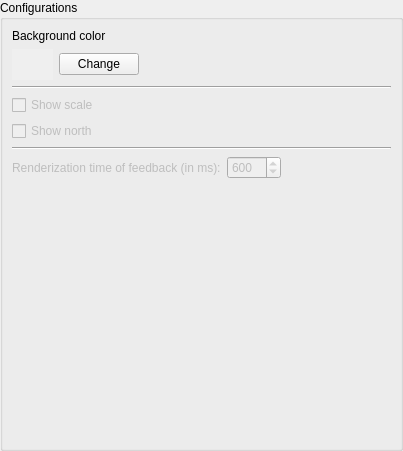
<?xml version="1.0" encoding="UTF-8"?>
<ui version="4.0">
 <class>DisplayWidgetForm</class>
 <widget class="QWidget" name="DisplayWidgetForm">
  <property name="geometry">
   <rect>
    <x>0</x>
    <y>0</y>
    <width>403</width>
    <height>451</height>
   </rect>
  </property>
  <property name="windowTitle">
   <string>Display Configuration</string>
  </property>
  <layout class="QGridLayout" name="gridLayout_2">
   <property name="margin">
    <number>0</number>
   </property>
   <item row="0" column="0">
    <widget class="QGroupBox" name="groupBox">
     <property name="title">
      <string>Configurations</string>
     </property>
     <layout class="QGridLayout" name="gridLayout">
      <item row="0" column="0">
       <layout class="QVBoxLayout" name="verticalLayout">
        <item>
         <widget class="QLabel" name="label">
          <property name="text">
           <string>Background color</string>
          </property>
         </widget>
        </item>
        <item>
         <layout class="QHBoxLayout" name="horizontalLayout">
          <item>
           <widget class="QFrame" name="m_backColor">
            <property name="minimumSize">
             <size>
              <width>41</width>
              <height>31</height>
             </size>
            </property>
            <property name="autoFillBackground">
             <bool>true</bool>
            </property>
            <property name="frameShape">
             <enum>QFrame::NoFrame</enum>
            </property>
           </widget>
          </item>
          <item>
           <widget class="QPushButton" name="m_changeBackgroundPushButton">
            <property name="text">
             <string>Change</string>
            </property>
           </widget>
          </item>
          <item>
           <spacer name="horizontalSpacer">
            <property name="orientation">
             <enum>Qt::Horizontal</enum>
            </property>
            <property name="sizeHint" stdset="0">
             <size>
              <width>40</width>
              <height>20</height>
             </size>
            </property>
           </spacer>
          </item>
         </layout>
        </item>
        <item>
         <widget class="Line" name="line">
          <property name="orientation">
           <enum>Qt::Horizontal</enum>
          </property>
         </widget>
        </item>
        <item>
         <widget class="QCheckBox" name="m_showScaleChckBox">
          <property name="enabled">
           <bool>false</bool>
          </property>
          <property name="text">
           <string>Show scale</string>
          </property>
         </widget>
        </item>
        <item>
         <widget class="QCheckBox" name="m_showNorthChackBox">
          <property name="enabled">
           <bool>false</bool>
          </property>
          <property name="text">
           <string>Show north</string>
          </property>
         </widget>
        </item>
        <item>
         <widget class="Line" name="line_2">
          <property name="orientation">
           <enum>Qt::Horizontal</enum>
          </property>
         </widget>
        </item>
        <item>
         <layout class="QHBoxLayout" name="horizontalLayout_2">
          <item>
           <widget class="QLabel" name="label_2">
            <property name="enabled">
             <bool>false</bool>
            </property>
            <property name="text">
             <string>Renderization time of feedback (in ms):</string>
            </property>
           </widget>
          </item>
          <item>
           <widget class="QSpinBox" name="m_renderTine">
            <property name="enabled">
             <bool>false</bool>
            </property>
            <property name="minimum">
             <number>500</number>
            </property>
            <property name="maximum">
             <number>2000</number>
            </property>
            <property name="singleStep">
             <number>50</number>
            </property>
            <property name="value">
             <number>600</number>
            </property>
           </widget>
          </item>
          <item>
           <spacer name="horizontalSpacer_2">
            <property name="orientation">
             <enum>Qt::Horizontal</enum>
            </property>
            <property name="sizeHint" stdset="0">
             <size>
              <width>40</width>
              <height>20</height>
             </size>
            </property>
           </spacer>
          </item>
         </layout>
        </item>
        <item>
         <spacer name="verticalSpacer">
          <property name="orientation">
           <enum>Qt::Vertical</enum>
          </property>
          <property name="sizeHint" stdset="0">
           <size>
            <width>20</width>
            <height>40</height>
           </size>
          </property>
         </spacer>
        </item>
       </layout>
      </item>
     </layout>
    </widget>
   </item>
  </layout>
 </widget>
 <resources/>
 <connections/>
</ui>
